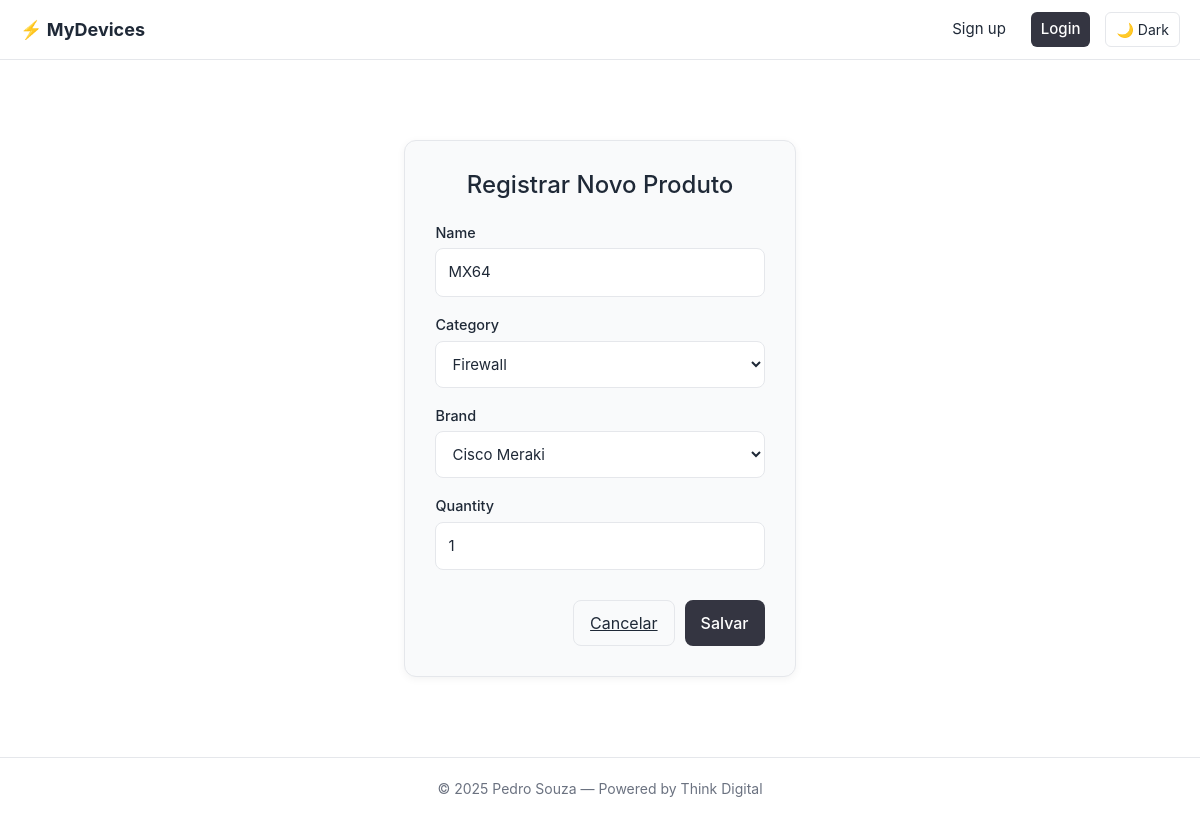
The app's page /products/update/1/ with its own data.
### devices_monitor/models.py (models this page shows, shortened)
class Product(models.Model):
    id = models.AutoField(primary_key=True)
    name = models.CharField(max_length=100)
    category = models.ForeignKey(Category, on_delete=models.PROTECT, related_name='product_category')
    brand = models.ForeignKey(Brand, on_delete=models.PROTECT, related_name='product_brand')
    quantity = models.IntegerField(blank=True, null=True)

### devices_monitor/views.py (the view)
# urls.py: path("products/update/<int:pk>/", ProductUpdateView.as_view(), name="product_update"),
class ProductUpdateView(UpdateView):
    model = Product
    form_class = ProductModelForm
    template_name = "products/product_form.html"
    success_url = reverse_lazy("product_list")

### devices_monitor/forms.py
class ProductModelForm(forms.ModelForm):
    class Meta:
        model = Product
        fields = '__all__'

### devices_monitor/models.py (called while the page is built)
    def __str__(self):
        return self.name

    def __str__(self):
        return self.name

### devices_monitor/templates/products/product_form.html (shortened to what this page needs)
{% extends "base.html" %}
{% block content %}
<div class="form-container">
  <h1>Registrar Novo Produto</h1>
  <form method="POST">
    {% for field in form %}
      <div>
        <label for="{{ field.id_for_label }}">{{ field.label }}</label>
        {{ field }}
      </div>
    {% endfor %}
    <div class="form-actions">
      <a href="{% url 'device_list' %}" class="btn-cancel">Cancelar</a>
      <button type="submit" class="btn-submit">Salvar</button>
    </div>
  </form>
</div>
{% endblock %}

### app/templates/base.html (style rules this page uses)
:root { --bg: #ffffff; --bg-alt: #f9fafb; --text: #1f2937; --text-muted: #6b7280; --primary: #343541; --primary-hover: #202123; --border: #e5e7eb; }
body { font-family: "Inter", "Segoe UI", sans-serif; margin: 0; background: var(--bg); color: var(--text); display: flex; flex-direction: column; min-height: 100vh; transition: background 0.3s, color 0.3s; }

### devices_monitor/templates/products/product_form.html (style rules this page uses)
.form-container { max-width: 600px; margin: 40px auto; background: var(--bg-alt); border: 1px solid var(--border); border-radius: 12px; padding: 30px; box-shadow: 0 2px 8px rgba(0,0,0,0.05); }
.form-container h1 { font-size: 1.5rem; margin-bottom: 20px; color: var(--text); text-align: center; }
form { display: flex; flex-direction: column; gap: 15px; }
label { font-size: 0.9rem; font-weight: 500; color: var(--text); margin-bottom: 5px; }
input, select, textarea { width: 100%; padding: 12px; border: 1px solid var(--border); border-radius: 8px; font-size: 15px; background: var(--bg); color: var(--text); transition: border-color 0.2s ease, box-shadow 0.2s ease; }
.form-actions { display: flex; justify-content: flex-end; gap: 10px; margin-top: 15px; }
.btn-cancel { background: none; border: 1px solid var(--border); color: var(--text); padding: 10px 16px; border-radius: 8px; cursor: pointer; transition: background 0.2s ease; }
.btn-submit { background: var(--primary); color: #fff; border: none; padding: 10px 16px; border-radius: 8px; font-weight: 500; cursor: pointer; transition: background 0.2s ease; }

### records on screen
Product: form "MX64" "Firewall" "Cisco Meraki" "1"

### other values on screen
{{ field.label }} "Name" "Category" "Brand" "Quantity"
